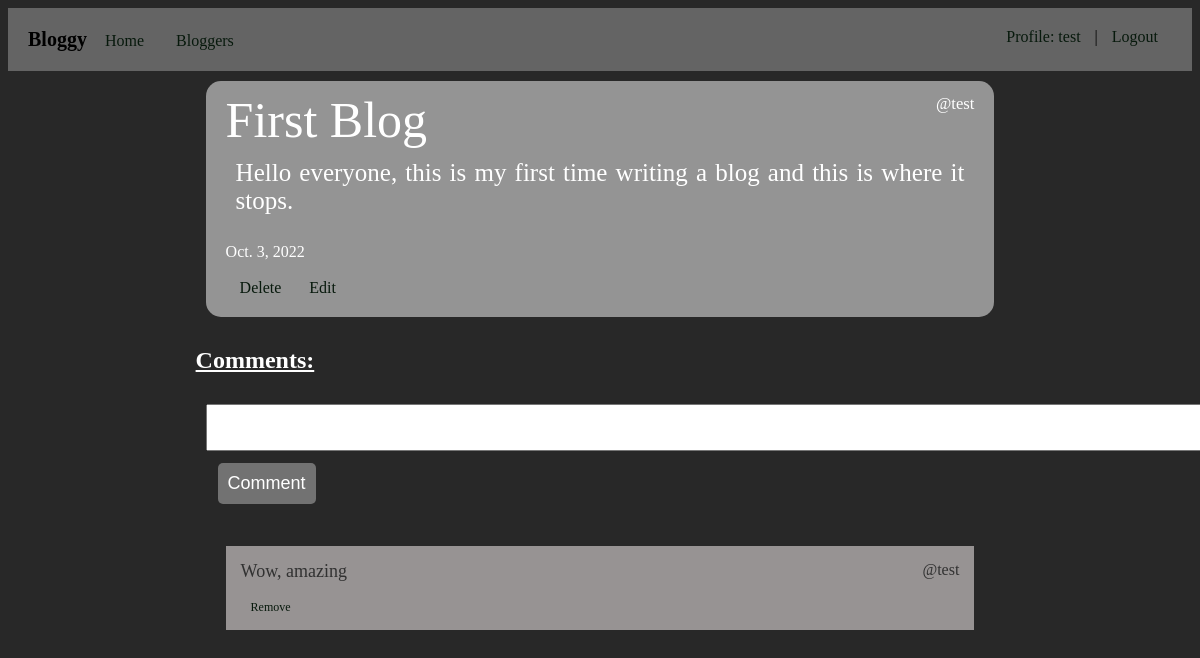
/we_blog/blog/1 (signed in), run on the app's committed database.
### we_blog/models.py (models this page shows, shortened)
class OurBlog(models.Model):
    writer = models.ForeignKey(User, on_delete=models.CASCADE)
    heading = models.CharField(max_length=30, null=False)
    content = models.CharField(max_length=6000, null=False)
    created_date = models.DateField(auto_now_add=True)
    modified_date = models.DateField(auto_now=True)

class Comment(models.Model):
    comment_content = models.CharField(max_length=1000, null=False)
    writer = models.ForeignKey(User, on_delete=models.CASCADE)
    blog = models.ForeignKey(OurBlog, on_delete=models.CASCADE)

### we_blog/views.py (the view)
# urls.py: path('blog/<int:b_id>', views.show_blog, name='show_blog'),
@login_required
def show_blog(request, b_id):
    my_blog = OurBlog.objects.get(id=b_id)
    comments = Comment.objects.filter(blog__id=b_id)
    return render(request, 'general/show_blog.html', {'blog': my_blog, 'comments': comments})

### we_blog/templates/general/show_blog.html (shortened to what this page needs)
{% extends 'core/core.html' %}
{% load static %}
{% block body %}
    <div class="jumbotron">
        <div class="blog">
            <div class="writer"><small>@{{blog.writer}}</small></div>
            <div class="heading">{{blog.heading}}</div>
            <div class="content">{{blog.content}}</div><br>
            <div class="created_date">
                {{blog.created_date}}
            </div>
            <br>
            <div class="del-btn" style="float: left;">
                {% if user.is_superuser or blog.writer_id == user.id %}
                    <a href="{% url 'remove' b_id=blog.id %}">Delete</a>
                {% endif %}
            </div>
            <div class="edit-btn">
                {% if blog.writer_id == user.id %}
                    <a href="{% url 'edit' b_id=blog.id %}">Edit</a>
                {% endif %}
            </div>
        </div>
    </div>
    <div style="padding: 10px; color: white; font-size: 24px; text-decoration: underline; font-weight: bold;">Comments:</div>
    <form action="{% url 'comment' b_id=blog.id %}" method="POST" class="profileform">
        <input type="text" name="cmt" maxlength="100" required size="80" class="comment">
        <input type="submit" value="Comment" class="submit-btn">
    </form>
    <div style="padding: 10px;">
        {% if comments %}
            {% for comment in comments %}
                {% if comment.blog.id == blog.id %}
                <div style="margin: 0px 30px 20px; background-color: #979393;color: #313131; padding: 15px;">
                    <div style="font-size: 16px; float: right;">@{{comment.writer}}</div>
                    <div style="margin-bottom: 15px; font-size: 18px;">{{comment.comment_content}}</div>
                    {% if user.id == comment.writer.id %}
                        <a href="{% url 'comment_delete' c_id=comment.id %}" style="font-size: 12px; padding: 5px;">Remove</a>
                    {% endif %}
                </div>
                {% endif %}
            {% endfor %}
        {% endif %}
    </div>
{% endblock body %}

### we_blog/templates/core/core.html (shortened to what this page needs)
<!DOCTYPE html>
{% load static %}
<html lang="en">
<head>
    <link rel="stylesheet" href="{% static 'css/style.css' %}">
</head>
<body>
    <div class="navbar">
        <big>Bloggy</big>
        <a href="{% url 'home' %}">Home</a>
        <a href="{% url 'bloggers' %}">Bloggers</a>
        <section style="float:right">
            {% if user.is_authenticated %}
                <a href="{% url 'profile' %}">Profile: {{user.username}}</a>|<a href="{% url 'signout' %}">Logout</a>
            {% else %}
            <a href="{% url 'signin' %}">Signin</a>
            <a href="{% url 'register' %}">Register</a>
            {% endif %}
        </section>
    </div>
    <div class="container">
        {% block body %}
        {% endblock body %}
    </div>
</body>
</html>

### static/css/style.css (style rules this page uses)
body { background-color: rgb(40,40,40); }
.container { width: 70%; margin: 0px auto 0px; color: white; }
.jumbotron { background-color: rgba(255,255,255, 0.5); margin: 10px 20px 20px; padding: 10px 20px 20px; border-radius: 15px; font-family: 'Times New Roman', Times, serif; }
a { text-decoration: none; margin: 5px; padding: 9px; color: rgb(7,25,12); border-radius: 9px; }
.navbar { padding: 20px; background-color: rgb(100,100,100); position: sticky; top:0px; }
.heading { font-size: 50px; }
.writer { font-size: 20px; float: right; }
.content { text-align: justify; font-size: 25px; padding: 10px; }
big { font-size: 20px; color: black; font-weight: bolder; }
.profileform { padding: 20px; }
.comment { padding: 10px; font-size: 20px; }
.submit-btn { margin: 12px; padding: 10px; background-color: rgb(114, 114, 114); color: white; border: 0px; border-radius: 5px; font-size: 18px; }

### data on the page
OurBlog: writer "test", heading "First Blog", content "Hello everyone, this is my first time writing a blog and this is where it stops.", created_date "Oct. 3, 2022"
Comment: writer "test", comment_content "Wow, amazing", shows "Remove"

### other printed values
{{ user.username }} "test"
